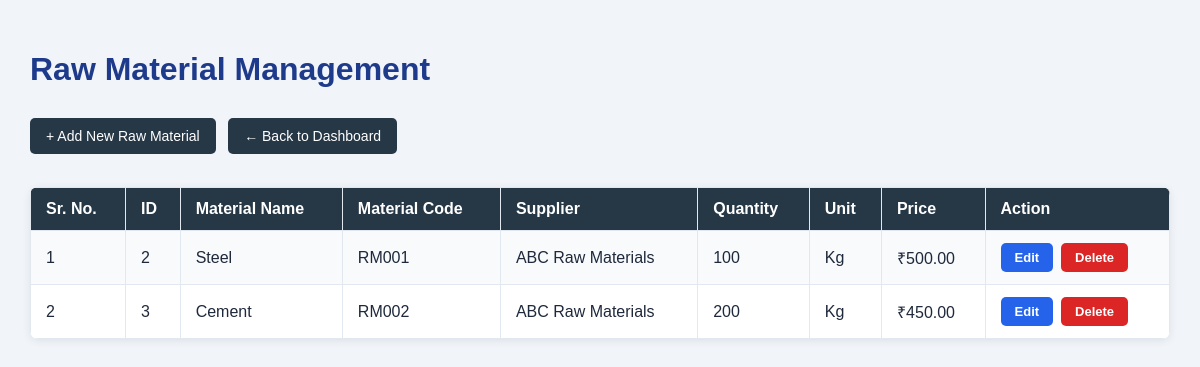
/api/raw-materials/ (signed in), run on an earlier commit of the app's database.
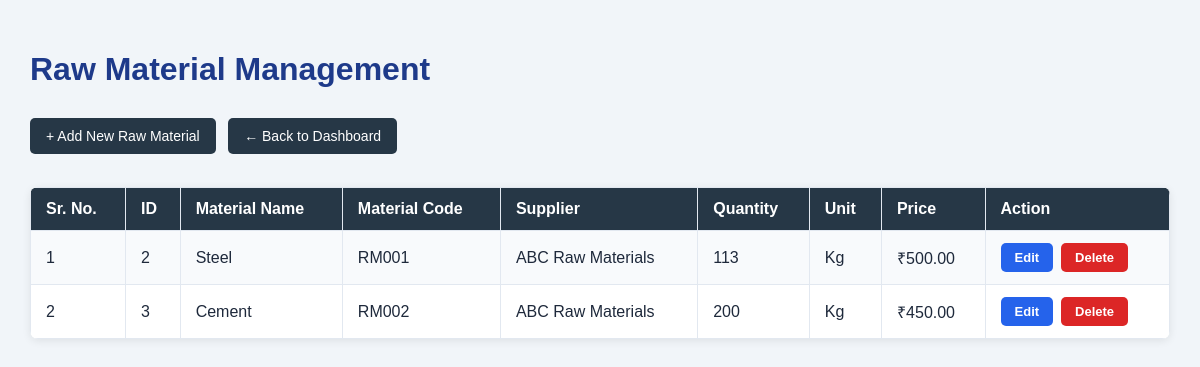
And on a later commit of the database.
### manufacturing/models.py (models this page shows, shortened)
class RawMaterial(models.Model):
    name = models.CharField(max_length=100)
    material_code = models.CharField(max_length=50, unique=True)
    supplier = models.ForeignKey(
        Supplier,
        on_delete=models.CASCADE,
        null=True,
        blank=True
    )
    quantity = models.IntegerField(default=0)
    unit = models.CharField(max_length=20)
    price = models.DecimalField(max_digits=10, decimal_places=2)

class Supplier(models.Model):
    name = models.CharField(max_length=100)
    contact = models.CharField(max_length=20)
    email = models.EmailField(blank=True)
    address = models.TextField(blank=True)
    def __str__(self):
        return self.name

### manufacturing/views.py (the view)
# urls.py: path('raw-materials/', views.raw_material_page, name='raw_material_page'),
@login_required
def raw_material_page(request):
    raw_materials = RawMaterial.objects.all()
    return render(request, 'raw_materials.html', {
        'raw_materials': raw_materials
    })

### manufacturing/templates/raw_materials.html (shortened to what this page needs)
<!DOCTYPE html>
<html>
<head>
</head>
<body>
    <h1>Raw Material Management</h1>
    <a href="{% url 'add_raw_material' %}" class="button">
        + Add New Raw Material
    </a>
    <a href="{% url 'dashboard' %}" class="button">
        ← Back to Dashboard
    </a>
    <br><br>
    <table>
        <tr>
            <th>Sr. No.</th>
            <th>ID</th>
            <th>Material Name</th>
            <th>Material Code</th>
            <th>Supplier</th>
            <th>Quantity</th>
            <th>Unit</th>
            <th>Price</th>
            <th>Action</th>
        </tr>
        {% for material in raw_materials %}
        <tr>
            <td>{{ forloop.counter }}</td>
            <td>{{ material.id }}</td>
            <td>{{ material.name }}</td>
            <td>{{ material.material_code }}</td>
            <td>{{ material.supplier }}</td>
            <td>{{ material.quantity }}</td>
            <td>{{ material.unit }}</td>
            <td>₹{{ material.price }}</td>
            <td>
                <div class="action-buttons">
                    <a href="{% url 'edit_raw_material' material.id %}"
                       class="action-btn edit-btn">
                        Edit
                    </a>
                    <a href="{% url 'delete_raw_material' material.id %}"
                       class="action-btn delete-btn"
                       onclick="return confirm('Are you sure you want to delete this raw material?');">
                        Delete
                    </a>
                </div>
            </td>
        </tr>
        {% empty %}
        <tr>
            <td colspan="9" style="text-align: center;">
                No Raw Materials Found
            </td>
        </tr>
        {% endfor %}
    </table>
</body>
</html>

What changed in the data, as far as the page shows it:
changed RawMaterial "Steel": quantity "100" → "113"
